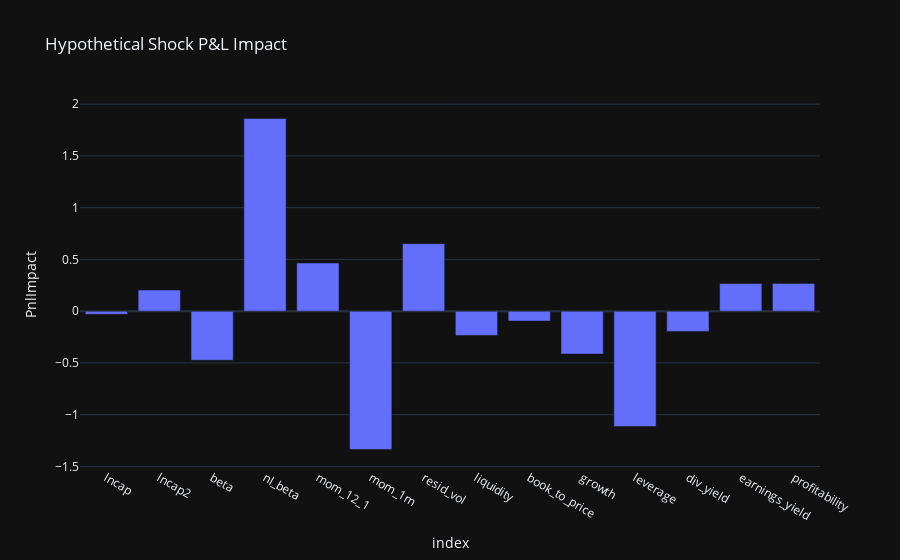

The code cell stored with this chart in its notebook:
### Markdown cell above
## 8. Scenario Analysis
Simulate portfolio P&L under a hypothetical factor shock:

$$ \Delta \text{P\&L}_f = x_f(t)\,\Delta r_f^{\mathrm{shock}} $$

### Code cell
# 8. Scenario analysis
shock = pd.Series(np.random.randn(len(contrib.columns)), index=contrib.columns)
impact = pfa.scenario_analysis(shock, last_date)
impact_df = impact.reset_index(name='PnlImpact')
fig = px.bar(impact_df, x='index', y='PnlImpact', title='Hypothetical Shock P&L Impact')
fig.show()

### Figure 1 — Plotly figure (JSON) as saved in the notebook; plotly's stock layout.template omitted (floating-point values rounded to 4 significant figures)
{"data": [{"hovertemplate": "index=%{x}<br>PnlImpact=%{y}<extra></extra>", "legendgroup": "", "marker": {"color": "#636efa", "pattern": {"shape": ""}}, "name": "", "orientation": "v", "showlegend": false, "textposition": "auto", "x": ["lncap", "lncap2", "beta", "nl_beta", "mom_12_1", "mom_1m", "resid_vol", "liquidity", "book_to_price", "growth", "leverage", "div_yield", "earnings_yield", "profitability"], "xaxis": "x", "y": [-0.03051, 0.2039, -0.4741, 1.862, 0.4652, -1.338, 0.6524, -0.2363, -0.09579, -0.4146, -1.115, -0.1954, 0.2667, 0.2683], "yaxis": "y", "type": "bar"}], "layout": {"xaxis": {"anchor": "y", "domain": [0.0, 1.0], "title": {"text": "index"}}, "yaxis": {"anchor": "x", "domain": [0.0, 1.0], "title": {"text": "PnlImpact"}}, "legend": {"tracegroupgap": 0}, "title": {"text": "Hypothetical Shock P&L Impact"}, "barmode": "relative"}}
